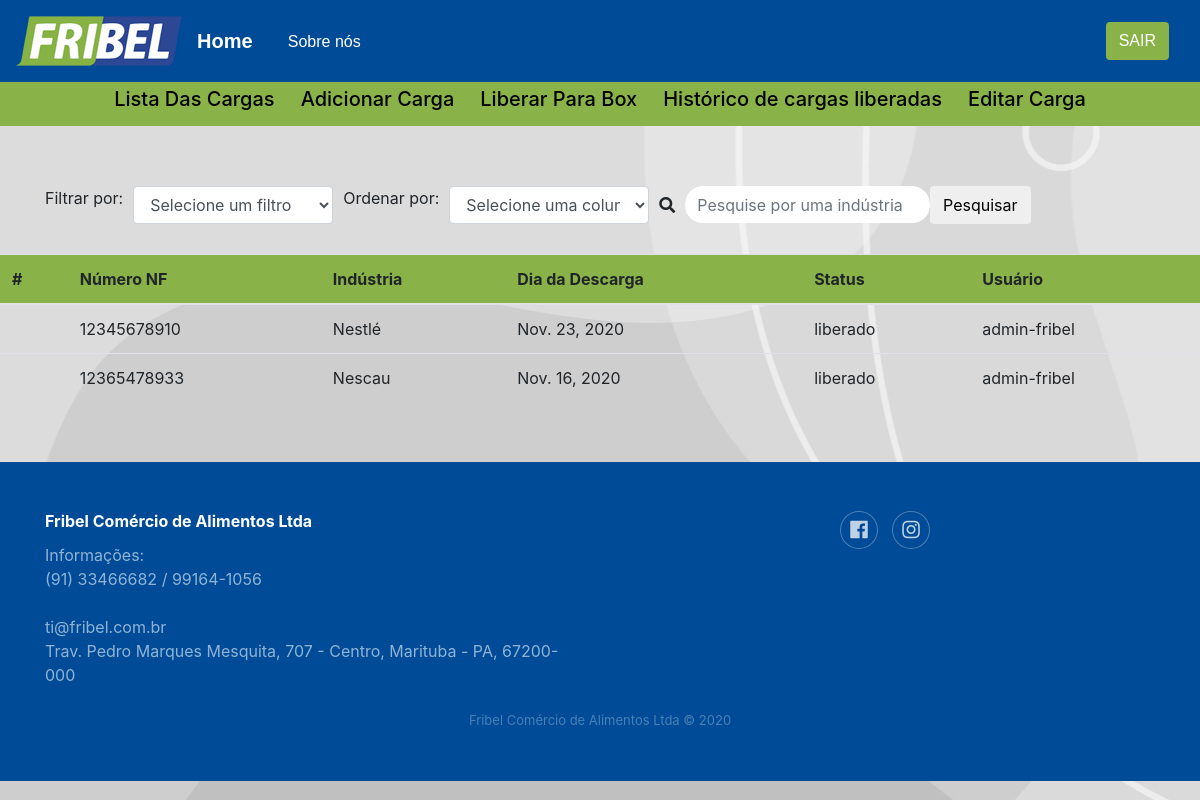
The app's page /acompanhamento/historico/ (signed in) with its own data.
### core/models.py (models this page shows, shortened)
class Carga(models.Model):
    STATUS = (
        ('liberado', 'Liberado'),
        ('aguardando', 'Aguardando')
    )
    numero_nf = models.CharField('Numero NF', max_length=45)
    industria = models.CharField('Industria', max_length=40)
    dia_descarga = models.DateField('Dia da descarga')
    user_ERP = models.CharField(max_length=30, blank=True)
    user = models.ForeignKey(User, on_delete=models.CASCADE)
    status = models.CharField('Status', max_length=15, choices=STATUS)
    tipo_entrada = models.CharField(max_length=20, blank=True)
    Produto = models.CharField(max_length=40, blank=True)
    QTD = models.CharField(max_length=10, blank=True)
    UN = models.CharField(max_length=12, blank=True)
    movimentacao = models.CharField(max_length=20, blank=True)
    frete = models.CharField(max_length=10, blank=True)
    observacao = models.CharField(max_length=500, blank=True)
    box = models.CharField('Box', max_length=20, blank=True)
    valor_carga = models.CharField(max_length=12, blank=True)
    created_at = models.DateTimeField(auto_now_add=True)
    update_at = models.DateTimeField(auto_now=True)
    finalizada = models.BooleanField(default=False)

### core/views.py (the view)
# urls.py: path('acompanhamento/historico/', views.historico_cargas_liberadas,
@login_required(login_url='/')
def historico_cargas_liberadas(request):
    cargas = Carga.objects.filter(status='liberado')
    user = return_usuario(request)
    return render(request, 'core/historico.html', {'cargas': cargas,'user':user})

### core/views.py (called while the page is built)
def return_usuario(request):
    if request.user.is_authenticated:
        id_user = request.user.id
    usuario = User.objects.get(pk=id_user)
    return(usuario)

### core/templates/core/historico.html (shortened to what this page needs)
{% extends 'base.html' %}
{% block content %}
<div class="conteiner">
    <div id = "conjuntoOpcoes" class="row pand1">
        <span>Filtrar por:</span>
        <select name="filter" id="filter" class="form-control">
            <option value="" selected disabled>Selecione um filtro</option>
        </select>
        <span>Ordenar por:</span>
        <select name="ordenador" id="ordenador" class="form-control">
            <option value="" selected disabled>Selecione uma coluna</option>
        </select>
        <form method="GET" id="campoBusca" class="form-inline mr-auto" target="_self">
            <div class="form-group">
                <label for="search-field">
                    <i class="fa fa-search"></i>
                </label>
                <input class="form-control search-field" type="search" name="search" id="search-field" placeholder="Pesquise por uma indústria">
                <button id="btnSearch" class="btn btnSearch" type="submit">Pesquisar</button>
            </div>
        </form>
    </div>
    <div id="table">
        <table class="table table-hover">
            <thead>
                <tr id="tr-color">
                    <th scope="col">#</th>
                    <th scope="col">Número NF</th>
                    <th scope="col">Indústria</th>
                    <th scope="col">Dia da Descarga</th>
                    <th scope="col">Status</th>
                    <th scope="col">Usuário</th>
                </tr>
            </thead>
            <tbody>
                {% for carga in cargas %}
                <tr>
                    <th scope="row"></th>
                    <td>{{carga.numero_nf}}</td>
                    <td>{{carga.industria}}</td>
                    <td>{{carga.dia_descarga}}</td>
                    <td>{{carga.status}}</td>
                    <td>{{carga.user}}
                </tr>
                {% endfor %}
            </tbody>
        </table>
    </div>
</div>
{% endblock %}

### core/static/css/styles.css (style rules this page uses)
body { background: url("/static/imagens/fundo.jpg") no-repeat center top fixed; }
#conjuntoOpcoes { padding-top: 10px; }
div.pand1 { margin-top: auto; padding-top: 80px; padding-left: 60px; }
#table { padding-top: 30px; }
#tr-color { background-color: #89b348 ; }
.form-inline .search-field { width:245px; background-color: #fff(184, 38, 38); border:none; border-bottom:1px solid transparent; border-radius:18px; color:black; box-shadow:none; transition:border-bottom-color 0.3s; margin-left: 10px; }
.form-inline .btnSearch { position: absolute; left: 930px; cursor: pointer; }
#filter { display: inline-block; width: 200px; margin-left: 10px; margin-right: 10px; }
#ordenador { display: inline-block; width: 200px; margin-left: 10px; margin-right: 10px; }
input.form-control { width: 300px; }

### records on screen
Carga: numero_nf "12345678910", industria "Nestlé", dia_descarga "Nov. 23, 2020", status "liberado", user "admin-fribel"
Carga: numero_nf "12365478933", industria "Nescau", dia_descarga "Nov. 16, 2020", status "liberado", user "admin-fribel"
